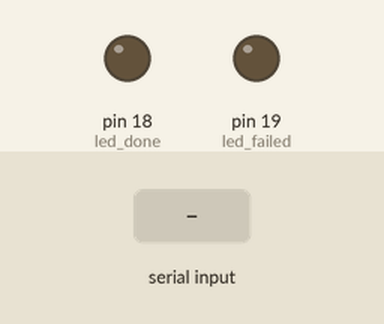
Simulated run of this sketch. Board: Arduino Mega 2560, built with avr-gcc and run on an emulated ATmega2560. Parts: output pins drawn as LEDs (lit = HIGH). The test bench sets the inputs (shaded band). The modem accepts every AT command (registered, SIM ready, sends succeed) and sends nothing else; what the sketch prints to the serial monitor is not drawn.

Above: at 5.8 s.
5.9 s: "READY" received over the second serial link
8.9 s: "SIM PIN" received over the second serial link
11.9 s: "+CREG:" received over the second serial link
At 32.3 s:
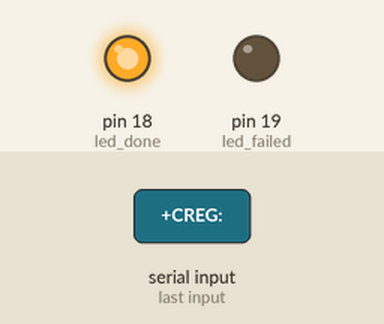
Timing chart, 0 to 33.5 s (numbered marks = the images above; inputs shaded):
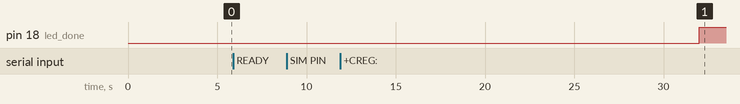

The sketch:

test_module_sim.ino
```cpp
#include <Arduino.h>
#include <HardwareSerial.h>

#define TX 17
#define RX 16
#define led_done 18
#define led_failed 19
#define sim Serial2
#define baud 115200

void sim_read(unsigned long timeout = 2000)
{
    unsigned long t = millis();
    while (millis() - t < timeout)
    {
        while (sim.available())
        {
            char c = sim.read();
            Serial.write(c);
        }
    }
    Serial.println();
}

void send_cmd(const char *cmd, unsigned long timeout = 2000)
{
    Serial.print(">> ");
    Serial.println(cmd);
    sim.println(cmd);
    sim_read(timeout);
}

// HÀM KIỂM TRA SIM - PHIÊN BẢN CẢI TIẾN
bool check_sim_ready()
{
    Serial.println("=== Checking SIM Status ===");

    for (int i = 0; i < 3; i++) {  // Thử 3 lần
        while(sim.available()) sim.read();

        sim.println("AT+CPIN?");
        delay(1000);  // Tăng delay

        String response = "";
        unsigned long t = millis();
        while (millis() - t < 2000) {
            while (sim.available()) {
                char c = sim.read();
                response += c;
                Serial.write(c);
            }
        }
        Serial.println();

        if (response.indexOf("READY") >= 0) {
            Serial.println("✓ SIM is READY");
            return true;
        }

        if (response.indexOf("SIM PIN") >= 0) {
            Serial.println("✗ SIM requires PIN");
            return false;
        }

        Serial.print("Attempt ");
        Serial.print(i + 1);
        Serial.println(" - Retrying...");
        delay(2000);
    }

    Serial.println("✗ SIM NOT READY after 3 attempts");
    return false;
}

// HÀM KIỂM TRA MẠNG - PHIÊN BẢN CẢI TIẾN
bool check_network_registration()
{
    Serial.println("=== Checking Network Registration ===");

    // Chờ đăng ký mạng tối đa 30 giây
    for (int i = 0; i < 10; i++) {
        while(sim.available()) sim.read();

        sim.println("AT+CREG?");
        delay(500);

        String response = "";
        unsigned long t = millis();
        while (millis() - t < 2000) {
            while (sim.available()) {
                char c = sim.read();
                response += c;
                Serial.write(c);
            }
        }
        Serial.println();

        // Tìm +CREG: 0,1 hoặc +CREG: 0,5
        int idx = response.indexOf("+CREG:");
        if (idx >= 0) {
            // Lấy ký tự sau dấu phẩy cuối cùng
            int lastComma = response.lastIndexOf(',');
            if (lastComma > 0 && lastComma < response.length() - 1) {
                char stat = response.charAt(lastComma + 1);

                Serial.print("Registration status: ");
                Serial.println(stat);

                if (stat == '1' || stat == '5') {
                    Serial.println("✓ Registered on network");
                    return true;
                }
            }
        }

        Serial.print("Not registered yet. Waiting... (");
        Serial.print(i + 1);
        Serial.println("/10)");
        delay(3000);
    }

    Serial.println("✗ Not registered after 30 seconds");
    return false;
}

bool check_signal()
{
    Serial.println("=== Checking Signal Quality ===");

    while(sim.available()) sim.read();

    sim.println("AT+CSQ");
    delay(500);

    String response = "";
    unsigned long t = millis();
    while (millis() - t < 2000) {
        while (sim.available()) {
            char c = sim.read();
            response += c;
            Serial.write(c);
        }
    }
    Serial.println();

    int idx = response.indexOf("+CSQ:");
    if (idx >= 0) {
        int rssi = response.substring(idx + 6).toInt();
        Serial.print("RSSI: ");
        Serial.println(rssi);

        if (rssi > 0 && rssi < 32) {
            Serial.println("✓ Signal OK");
            return true;
        }
    }

    Serial.println("✗ No Signal");
    return false;
}

bool make_call(const char *phone_number, unsigned long ring_duration = 15000)
{
    Serial.println("=== Making Voice Call ===");

    digitalWrite(led_done, LOW);
    digitalWrite(led_failed, LOW);

    while(sim.available()) sim.read();

    sim.print("ATD");
    sim.print(phone_number);
    sim.println(";");

    Serial.print("Calling: ");
    Serial.println(phone_number);

    delay(2000);

    bool call_initiated = false;
    unsigned long t = millis();

    while (millis() - t < 10000) {  // Tăng timeout lên 10s
        while (sim.available()) {
            String response = sim.readString();
            Serial.print(response);

            if (response.indexOf("OK") >= 0) {
                call_initiated = true;
                break;
            }

            if (response.indexOf("ERROR") >= 0 ||
                response.indexOf("NO CARRIER") >= 0) {
                Serial.println("✗ Call failed");
                digitalWrite(led_failed, HIGH);
                return false;
            }
        }

        if (call_initiated) break;
    }

    if (!call_initiated) {
        Serial.println("✗ No response");
        digitalWrite(led_failed, HIGH);
        return false;
    }

    Serial.println("✓ Call initiated");
    digitalWrite(led_done, HIGH);

    Serial.print("Ringing for ");
    Serial.print(ring_duration / 1000);
    Serial.println(" seconds...");

    delay(ring_duration);

    // Ngắt máy
    Serial.println("=== Hanging Up ===");
    sim.println("ATH");
    delay(1000);
    sim_read(2000);
    Serial.println("✓ Call ended");

    return true;
}

void setup()
{
    Serial.begin(115200);
    pinMode(led_done, OUTPUT);
    pinMode(led_failed, OUTPUT);

    digitalWrite(led_done, LOW);
    digitalWrite(led_failed, LOW);

    sim.begin(baud, SERIAL_8N1, RX, TX);

    Serial.println("\n\n=== SIM MODULE TEST - DEBUG VERSION ===\n");

    delay(5000);  // Tăng delay khởi động lên 5s

    // Bước 1
    Serial.println("=== Step 1: AT Command ===");
    send_cmd("AT");
    delay(1000);

    // Bước 2
    Serial.println("\n=== Step 2: Module Info ===");
    send_cmd("ATI");
    delay(1000);

    // Bước 3 - KHÔNG DỪNG NẾU LỖI
    Serial.println("\n=== Step 3: SIM Check ===");
    bool sim_ok = check_sim_ready();
    if (!sim_ok) {
        Serial.println("⚠️ WARNING: SIM not ready, but continuing...");
        digitalWrite(led_failed, HIGH);
        delay(3000);
        digitalWrite(led_failed, LOW);
    }
    delay(1000);

    // Bước 4
    Serial.println("\n=== Step 4: Signal Check ===");
    bool signal_ok = check_signal();
    if (!signal_ok) {
        Serial.println("⚠️ WARNING: Weak signal, but continuing...");
    }
    delay(1000);

    // Bước 5 - KHÔNG DỪNG NẾU LỖI
    Serial.println("\n=== Step 5: Network Registration ===");
    bool network_ok = check_network_registration();
    if (!network_ok) {
        Serial.println("⚠️ WARNING: Not registered, but continuing...");
        digitalWrite(led_failed, HIGH);
        delay(3000);
        digitalWrite(led_failed, LOW);
    }
    delay(2000);

    // Bước 6 - LUÔN THỰC HIỆN
    Serial.println("\n=== Step 6: Get Phone Number ===");
    send_cmd("AT+CNUM");
    delay(1000);

    // Bước 7 - LUÔN THỰC HIỆN
    Serial.println("\n=== Step 7: Making Test Call ===");
    Serial.println("⚠️ This will make an actual call!");
    delay(3000);

    if (make_call("+84388515014", 10000)) {
        Serial.println("\n✓✓✓ CALL TEST COMPLETED ✓✓✓");
    } else {
        Serial.println("\n✗✗✗ CALL TEST FAILED ✗✗✗");
    }

    Serial.println("\n=== ALL STEPS COMPLETED ===");

    // Tổng kết
    Serial.println("\n--- SUMMARY ---");
    Serial.print("SIM Ready: ");
    Serial.println(sim_ok ? "✓" : "✗");
    Serial.print("Signal: ");
    Serial.println(signal_ok ? "✓" : "✗");
    Serial.print("Network: ");
    Serial.println(network_ok ? "✓" : "✗");
}

void loop()
{
    while (sim.available()) {
        char c = sim.read();
        Serial.write(c);
    }

    while (Serial.available()) {
        char c = Serial.read();
        sim.write(c);
    }
}
```

Measured:
- after the input at 5.9 s, every drawn part: stays the same
- after the input at 8.9 s, every drawn part: stays the same
